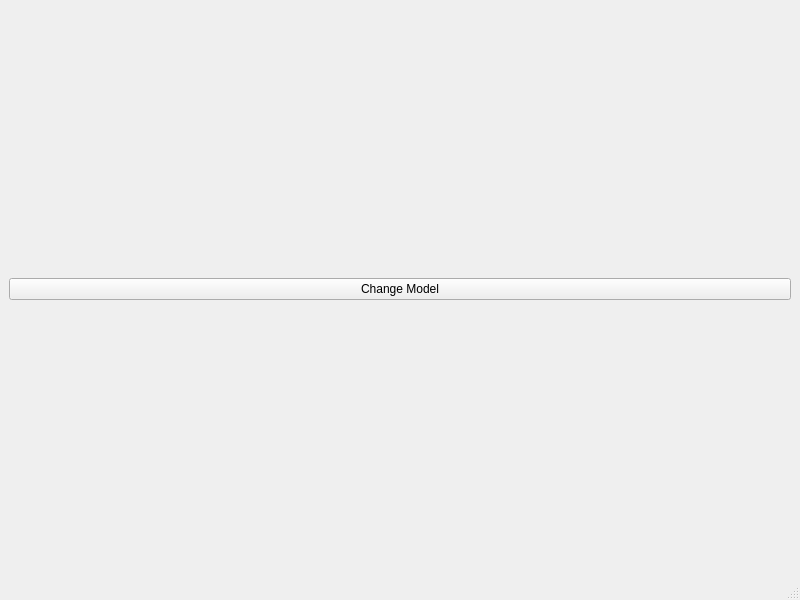
<?xml version="1.0" encoding="UTF-8"?>
<ui version="4.0">
 <class>MainWindow</class>
 <widget class="QMainWindow" name="MainWindow">
  <property name="geometry">
   <rect>
    <x>0</x>
    <y>0</y>
    <width>800</width>
    <height>600</height>
   </rect>
  </property>
  <property name="font">
   <font>
    <pointsize>9</pointsize>
   </font>
  </property>
  <property name="windowTitle">
   <string>MainWindow</string>
  </property>
  <property name="layoutDirection">
   <enum>Qt::LeftToRight</enum>
  </property>
  <widget class="QWidget" name="centralwidget">
   <property name="layoutDirection">
    <enum>Qt::LeftToRight</enum>
   </property>
   <layout class="QVBoxLayout" name="verticalLayout">
    <item>
     <widget class="QPushButton" name="changeModelButton">
      <property name="text">
       <string>Change Model</string>
      </property>
     </widget>
    </item>
   </layout>
  </widget>
  <widget class="QMenuBar" name="menubar">
   <property name="geometry">
    <rect>
     <x>0</x>
     <y>0</y>
     <width>800</width>
     <height>22</height>
    </rect>
   </property>
  </widget>
  <widget class="QStatusBar" name="statusbar"/>
 </widget>
 <resources/>
 <connections/>
</ui>
